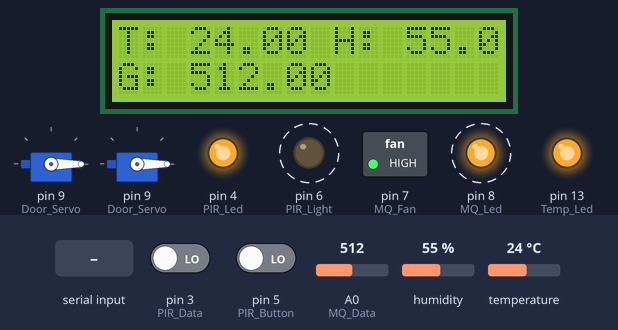
This sketch was run on a simulated Arduino Uno, built with avr-gcc and run on an emulated ATmega328P. Parts: 16×2 character LCD, 2 × servo, switched loads named in the sketch (green lamp = pin HIGH), output pins drawn as LEDs (lit = HIGH). Dashed ring = blinking. Inputs (shaded band) come from the test bench; at power-on: temperature 24 °C, A0 (MQ_Data) = 512, pin 3 (PIR_Data) LOW, pin 5 (PIR_Button) LOW, humidity 55 %. Pins used as bus, display or sensor lines are not drawn; what the sketch prints to the serial monitor is not drawn.

Above: at 1.2 s.
1.3 s: temperature set to 29.6 °C
At 5.0 s:
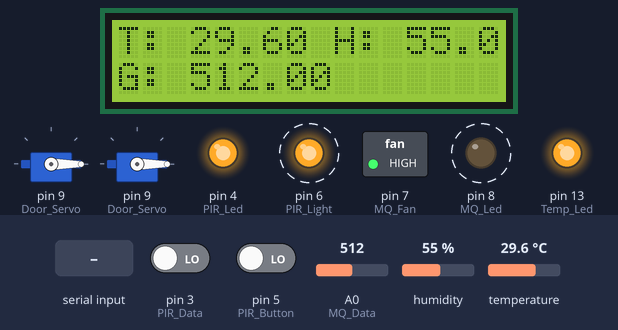
5.8 s: temperature set to 30.8 °C
At 7.4 s:
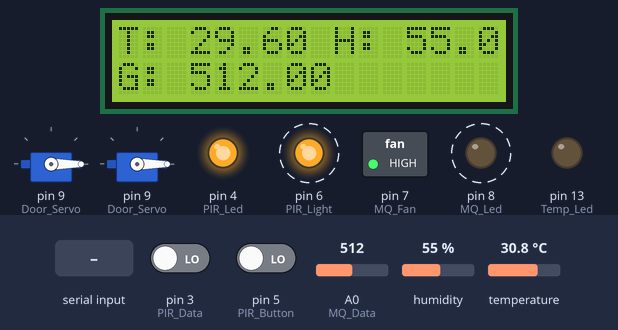
10.3 s: A0 (MQ_Data) set to 482
At 14.2 s:
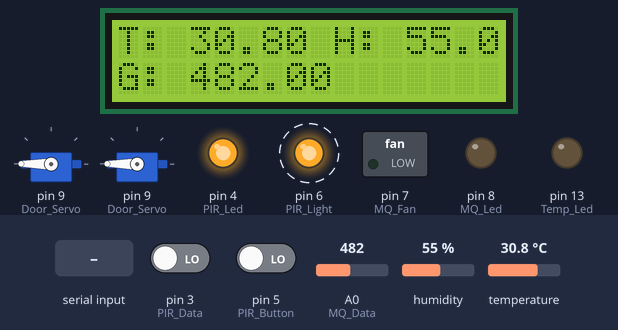
14.8 s: A0 (MQ_Data) set to 510
At 17.1 s:
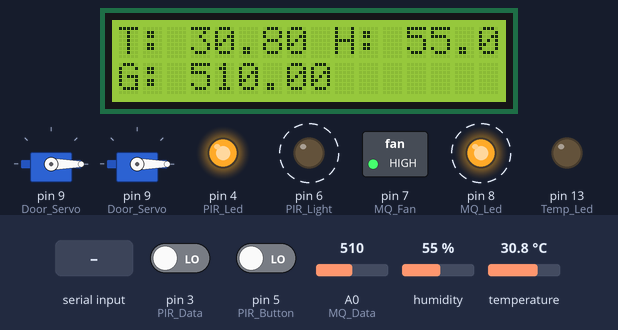
17.6 s: pin 3 (PIR_Data) driven HIGH
At 18.5 s:
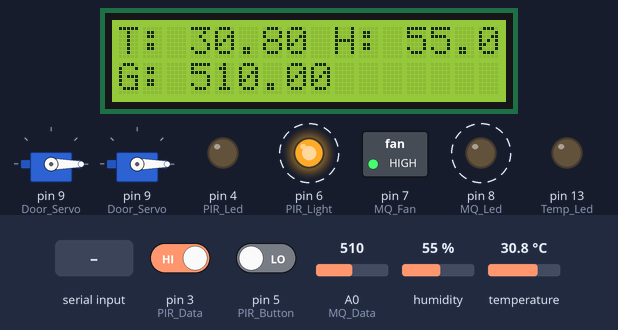
21.4 s: "1\n" received over the second serial link
At 23.0 s:
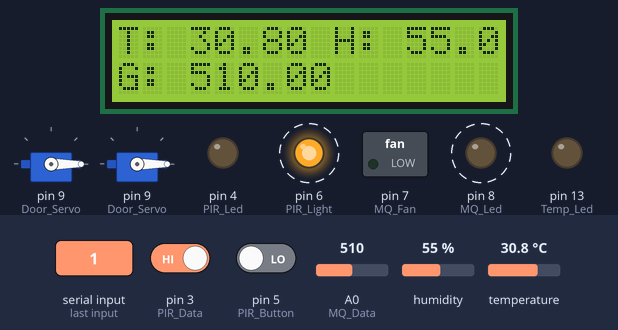
Timing chart, 0 to 24.7 s (numbered marks = the images above; inputs shaded):
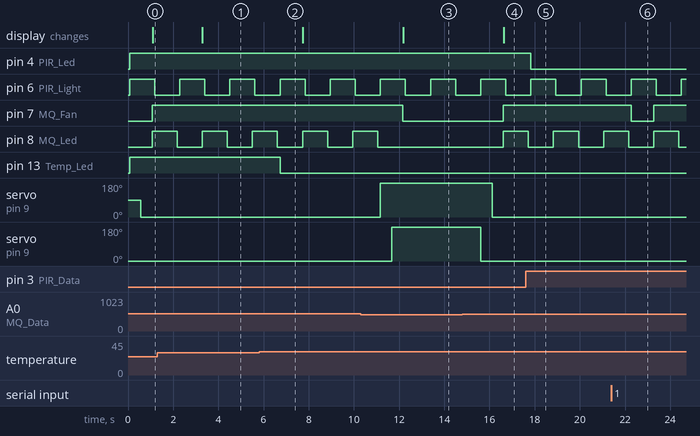

Measured:
- the behaviour switches between 29.9 and 30 °C on temperature (found by bisection; images 1 and 2)
- the behaviour switches between 500 and 499 on A0 (MQ_Data) (found by bisection; images 2 and 3)
- after the input at 1.3 s, the display: changes after 2.0 s (image 1)
- after the input at 5.8 s, pin 13 (Temp_Led): HIGH → LOW after 0.93 s
- after the input at 10.3 s, pin 7 (MQ_Fan): HIGH → LOW after 1.9 s; pin 8 (MQ_Led): goes on until 11.1 s, then stays LOW; servo on pin 9 (Door_Servo): 0° → 180° after 0.87 s; servo on pin 9 (Door_Servo): 0° → 180° after 1.4 s; the display: changes after 1.9 s (image 3)
- after the input at 14.8 s, pin 7 (MQ_Fan), pin 8 (MQ_Led): LOW → HIGH after 1.8 s; servo on pin 9 (Door_Servo): 180° → 0° after 1.3 s; servo on pin 9 (Door_Servo): 180° → 0° after 0.81 s; the display: changes after 1.8 s (image 4)
- after the input at 17.6 s, pin 4 (PIR_Led): HIGH → LOW after 0.23 s
- after the input at 21.4 s, pin 7 (MQ_Fan): HIGH → LOW after 0.87 s, → HIGH 1.0 s later

The sketch:

Arduino.ino
```cpp
#include<LiquidCrystal_I2C.h>
LiquidCrystal_I2C lcd(0x27, 16, 2);


#include <Servo.h>

#include <ArduinoJson.h>
#include <SoftwareSerial.h>

#define RX_PIN 10 // Chân RX của cổng nối tiếp mềm
#define TX_PIN 11 // Chân TX của cổng nối tiếp mềm

SoftwareSerial mySerial(RX_PIN, TX_PIN); // Tạo một đối tượng cổng nối tiếp mềm

#include <DHT.h>
#include <DHT_U.h>


#define DHT_Data 12
#define Temp_Led 13
#define DHT_Fan 2

DHT dht(DHT_Data, DHT22);

#define PIR_Data 3
#define PIR_Led 4
#define PIR_Button 5
#define PIR_Light 6
int light_value = 0;
unsigned long timeDelay = 0;

Servo Door_Servo;
bool Door_Pos = true;


#define MQ_Data A0
Servo Window_Servo;
#define MQ_Fan 7
int MQ_Led = 8;
bool Window_Pos = true;

unsigned long period = 1000;

void setup() {
  lcd.init();
  lcd.backlight();

  dht.begin();
  pinMode(DHT_Fan, OUTPUT);
  pinMode(Temp_Led, OUTPUT);
  Serial.begin(9600);
  mySerial.begin(9600);
  while (!Serial) delay(1);

  pinMode(PIR_Data, INPUT_PULLUP);
  pinMode(PIR_Led, OUTPUT);
  pinMode(PIR_Button, INPUT_PULLUP);
  pinMode(PIR_Light, OUTPUT);

  Door_Servo.attach(9);

  pinMode(MQ_Data, INPUT);
  Window_Servo.attach(9);
  pinMode(MQ_Fan, OUTPUT);
  pinMode(MQ_Led, OUTPUT);
}

void getDHT(float &temp, float &hum) {
  hum = dht.readHumidity();
  temp = dht.readTemperature();
  //Serial.println(temp);
  if (temp >= 30)
    digitalWrite(DHT_Fan, HIGH);
  else
    digitalWrite(DHT_Fan, LOW);
  if (temp < 30)
    digitalWrite(Temp_Led, HIGH);
  else
    digitalWrite(Temp_Led, LOW);
}

void getPIR() {
  if (digitalRead(PIR_Data) == HIGH) {
    digitalWrite(PIR_Led, LOW);
  } else {
    digitalWrite(PIR_Led, HIGH);
  }

  if (digitalRead(PIR_Button) == LOW) {
    if (millis() - timeDelay > 50) {
      if (digitalRead(PIR_Button) == LOW) {
        digitalWrite(PIR_Light, !digitalRead(PIR_Light));
      }
      timeDelay = millis();
    }
  }
}

void getMQ(float &value) {
  value = analogRead(MQ_Data);
  if (value >= 500) {
    getServoTrue(Window_Pos, Window_Servo);
    getServoTrue(Door_Pos, Door_Servo);
    digitalWrite(MQ_Fan, HIGH);
    blinkLed(period, MQ_Led);
  } else {
    getServoFalse(Door_Pos, Door_Servo);
    getServoFalse(Window_Pos, Window_Servo);
    digitalWrite(MQ_Fan, LOW);
    digitalWrite(MQ_Led, LOW);
  }
}

void blinkLed(unsigned long &period, int &ledPin) {
  unsigned long currentMillis;
  if (millis() - currentMillis >= period)  //test whether the period has elapsed
  {
    digitalWrite(ledPin, !digitalRead(ledPin));  //if so, change the state of the LED.  Uses a neat trick to change the state
    currentMillis = millis();                    //IMPORTANT to save the start time of the current LED state.
  }
}

void getServoTrue(bool &value, Servo &servo) {
  value = !value;
  servo.write(0);
  delay(500);
}

void getServoFalse(bool &value, Servo &servo) {
  value = !value;
  servo.write(180);
  delay(500);
}

DynamicJsonDocument doc(1024);
DynamicJsonDocument docBtn(1024);

void loop() {
  // put your main code here, to run repeatedly:
  float t, h, g;
  getDHT(t, h);
  getPIR();
  // getRFID();
  getMQ(g);
  doc["temperature"] = t;
  doc["humidity"] = h;
  doc["gas"] = g;
  doc["led"] = digitalRead(PIR_Light);
  doc["fan"] = digitalRead(MQ_Fan);
  doc["warning"] = digitalRead(MQ_Led);

  lcd.setCursor(0,0);
  lcd.print("T: ");
  lcd.print(t);
  lcd.print(" H: ");
  lcd.print(h);
  lcd.setCursor(0,1);
  lcd.print("G: ");
  lcd.print(g);

  serializeJson(doc, mySerial);
  // serializeJson(doc, Serial);
  mySerial.println();

  if (mySerial.available()) {
    String data = mySerial.readStringUntil('\n');
    DeserializationError error = deserializeJson(docBtn, data);

    int l = docBtn["led"];
    int f = docBtn["fan"];
    int w = docBtn["warning"];

    digitalWrite(PIR_Light, l);
    digitalWrite(MQ_Fan, f);
    digitalWrite(MQ_Led, w);

    serializeJson(docBtn, Serial);
    Serial.println();
  }

}
```
